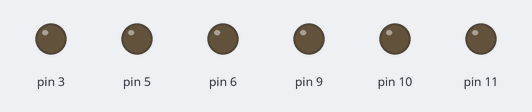
Simulated run of this sketch. Board: Arduino Uno, built with avr-gcc and run on an emulated ATmega328P. On the bench: output pins drawn as LEDs (lit = HIGH).

Above: at 0.2 s.
At 4.1 s:
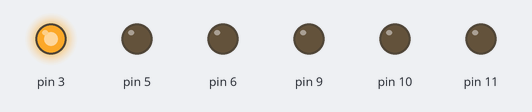
At 8.5 s:
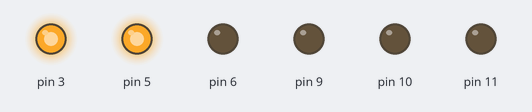
At 12.9 s:
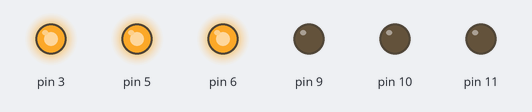
At 17.3 s:
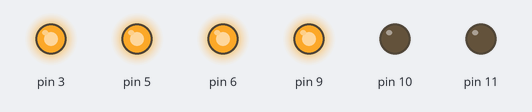
At 21.7 s:
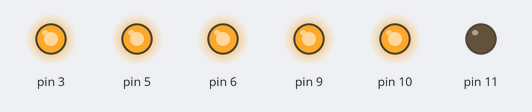
Timing chart, 0 to 40.0 s (numbered marks = the images above):
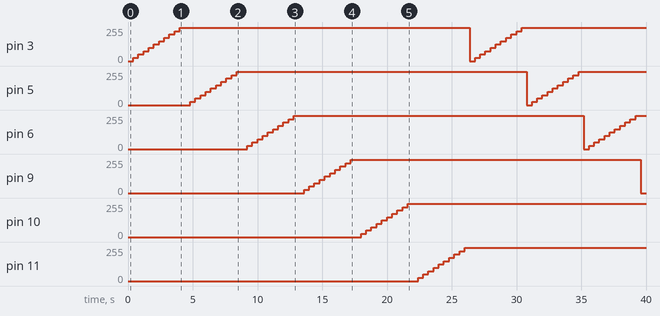

Measured:
- by itself, pin 3: 0/255 → 25/255 at 0.40 s, → 50/255 0.40 s later, → 75/255 0.40 s later, → 100/255 0.40 s later, … (21 changes in this stretch)
- by itself, pin 5: 0/255 → 25/255 at 4.8 s, → 50/255 0.40 s later, → 75/255 0.40 s later, → 100/255 0.40 s later, … (21 changes in this stretch)
- by itself, pin 6: 0/255 → 25/255 at 9.2 s, → 50/255 0.40 s later, → 75/255 0.40 s later, → 100/255 0.40 s later, … (21 changes in this stretch)
- by itself, pin 9: rises from 0/255 to 250/255 in 3.6 s, then falls to 0/255 in 22.4 s
- by itself, pin 10, pin 11: moves from 0/255 to 250/255 over 3.6 s

The sketch:

brightness_control02.ino
```cpp
void setup() {
  // put your setup code here, to run once:
  pinMode(3, OUTPUT);
  pinMode(5, OUTPUT);
  pinMode(6, OUTPUT);
  pinMode(9, OUTPUT);
  pinMode(10, OUTPUT);
  pinMode(11, OUTPUT);
}

void loop() {
  // put your main code here, to run repeatedly:
  for (int i=3; i<=11; i++) {
    if (i == 4 || i == 7 || i == 8) {
      continue;
    }
    else {
      for (int j=0; j<=255; j+=25){
        analogWrite(i, j);
        delay(400);
        }
    }
  }
}
```
